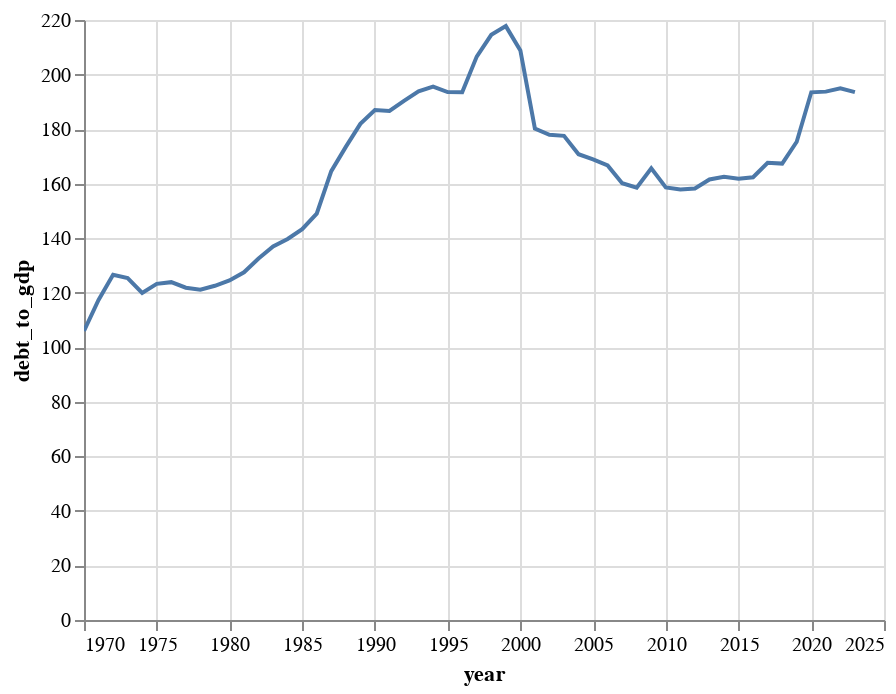

Notebook code for this chart:
### Code cell
credit_g_chart = (
    (credit_g_out.plot.line(
        x=alt.X("year", axis = alt.Axis(format = "d")), 
        y=alt.Y("debt_to_gdp", scale=alt.Scale(zero=True))
                      )
    )
        .properties(width=400)
        .configure_scale(zero=False)
)

credit_g_chart

### Figure 1 — Vega-Lite specification as saved in the notebook (floating-point values rounded to 4 significant figures)
{"config": {"view": {"continuousWidth": 300, "continuousHeight": 300}, "scale": {"zero": false}}, "data": {"name": "data-b1f3795a62c9539a34a125bf5a484531"}, "mark": {"type": "line", "tooltip": true}, "encoding": {"x": {"axis": {"format": "d"}, "field": "year", "type": "quantitative"}, "y": {"field": "debt_to_gdp", "scale": {"zero": true}, "type": "quantitative"}}, "params": [{"name": "param_11", "select": {"type": "interval", "encodings": ["x", "y"]}, "bind": "scales"}], "width": 400, "$schema": "https://vega.github.io/schema/vega-lite/v5.20.1.json", "datasets": {"data-b1f3795a62c9539a34a125bf5a484531": [{"year": 1970, "debt_to_gdp": 106.0}, {"year": 1971, "debt_to_gdp": 117.3}, {"year": 1972, "debt_to_gdp": 126.6}, {"year": 1973, "debt_to_gdp": 125.4}, {"year": 1974, "debt_to_gdp": 120.0}, {"year": 1975, "debt_to_gdp": 123.2}, {"year": 1976, "debt_to_gdp": 123.9}, {"year": 1977, "debt_to_gdp": 121.8}, {"year": 1978, "debt_to_gdp": 121.1}, {"year": 1979, "debt_to_gdp": 122.5}, {"year": 1980, "debt_to_gdp": 124.5}, {"year": 1981, "debt_to_gdp": 127.5}, {"year": 1982, "debt_to_gdp": 132.6}, {"year": 1983, "debt_to_gdp": 137.0}, {"year": 1984, "debt_to_gdp": 139.7}, {"year": 1985, "debt_to_gdp": 143.3}, {"year": 1986, "debt_to_gdp": 149.0}, {"year": 1987, "debt_to_gdp": 164.6}, {"year": 1988, "debt_to_gdp": 173.5}, {"year": 1989, "debt_to_gdp": 181.9}, {"year": 1990, "debt_to_gdp": 187.0}, {"year": 1991, "debt_to_gdp": 186.7}, {"year": 1992, "debt_to_gdp": 190.4}, {"year": 1993, "debt_to_gdp": 193.8}, {"year": 1994, "debt_to_gdp": 195.6}, {"year": 1995, "debt_to_gdp": 193.6}, {"year": 1996, "debt_to_gdp": 193.5}, {"year": 1997, "debt_to_gdp": 206.6}, {"year": 1998, "debt_to_gdp": 214.6}, {"year": 1999, "debt_to_gdp": 217.8}, {"year": 2000, "debt_to_gdp": 208.8}, {"year": 2001, "debt_to_gdp": 180.2}, {"year": 2002, "debt_to_gdp": 177.9}, {"year": 2003, "debt_to_gdp": 177.5}, {"year": 2004, "debt_to_gdp": 170.8}, {"year": 2005, "debt_to_gdp": 168.9}, {"year": 2006, "debt_to_gdp": 166.6}, {"year": 2007, "debt_to_gdp": 160.2}, {"year": 2008, "debt_to_gdp": 158.5}, {"year": 2009, "debt_to_gdp": 165.6}, {"year": 2010, "debt_to_gdp": 158.6}, {"year": 2011, "debt_to_gdp": 157.8}, {"year": 2012, "debt_to_gdp": 158.2}, {"year": 2013, "debt_to_gdp": 161.5}, {"year": 2014, "debt_to_gdp": 162.5}, {"year": 2015, "debt_to_gdp": 161.8}, {"year": 2016, "debt_to_gdp": 162.4}, {"year": 2017, "debt_to_gdp": 167.6}, {"year": 2018, "debt_to_gdp": 167.3}, {"year": 2019, "debt_to_gdp": 175.4}, {"year": 2020, "debt_to_gdp": 193.5}, {"year": 2021, "debt_to_gdp": 193.7}, {"year": 2022, "debt_to_gdp": 194.9}, {"year": 2023, "debt_to_gdp": 193.5}]}}
